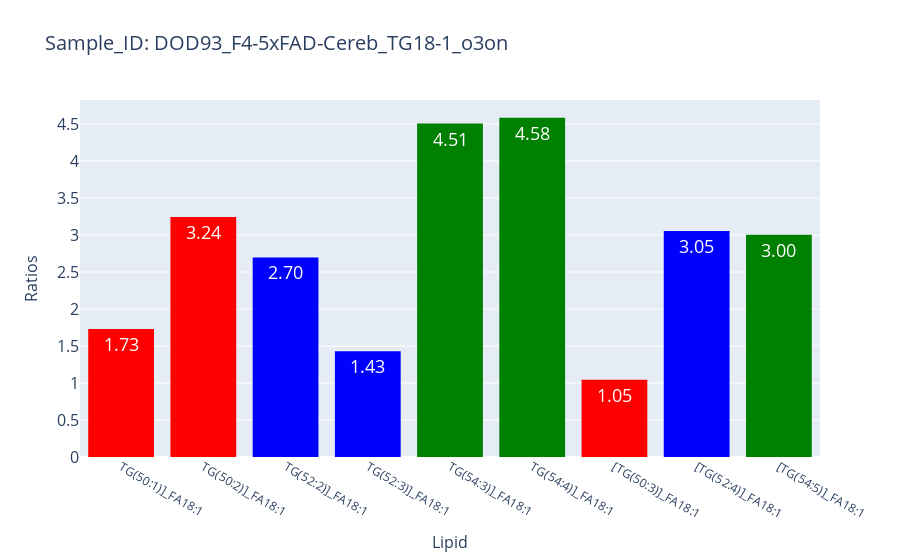
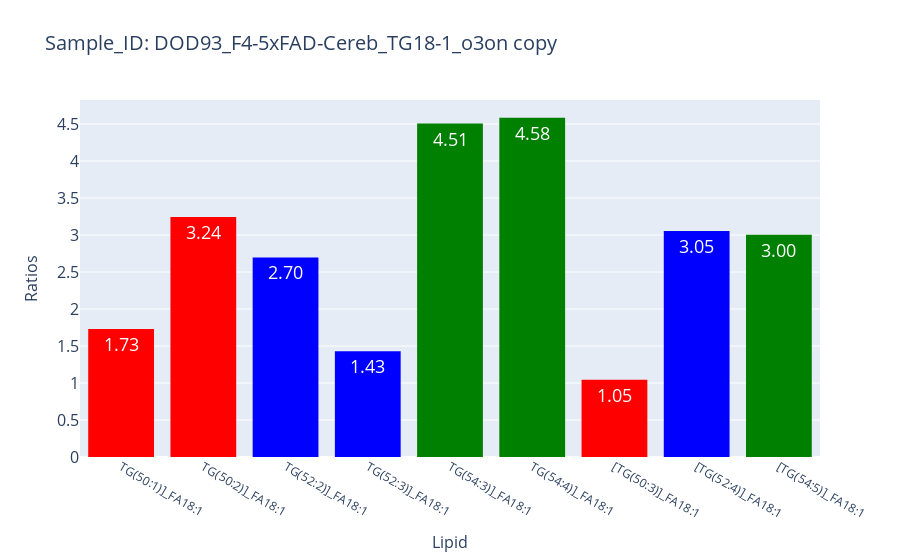
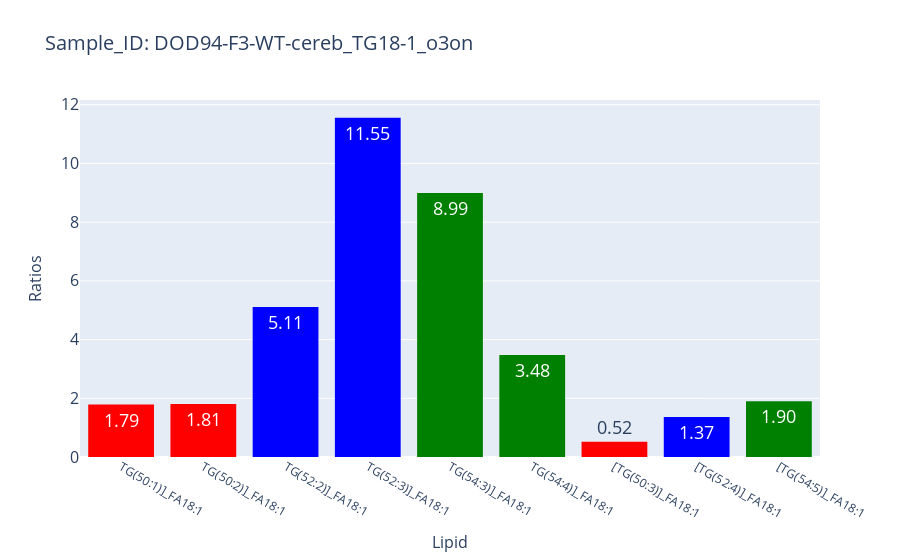
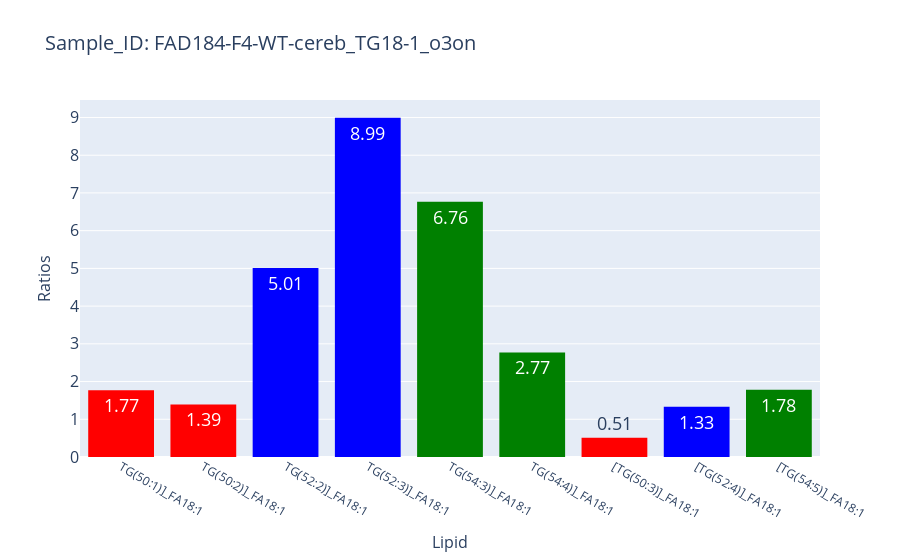

These figures' notebook cell, in order:
### Markdown cell above
Visualizations

### Code cell
import plotly.express as px
import os

# Create the "Plots" directory if it doesn't exist
os.makedirs("Projects/04_29_23/Plots/filtered_lipids/", exist_ok=True)


# Define color mappings for Lipid patterns
color_mapping = {
    '50': 'red',
    '51': 'brown',
    '52': 'blue',
    '53': 'purple',
    '54': 'green',
}

# Get the unique Sample_IDs
sample_ids = df_matched_6['Sample_ID'].unique()

# Loop over the unique Sample_IDs
for sample_id in sample_ids:
    
    # Filter the dataframe for the current Sample_ID
    df_sample = df_matched_6[df_matched_6['Sample_ID'] == sample_id]
    
    # Assign colors to Lipids based on patterns
    lipid_colors = []
    for lipid in df_sample['Lipid']:
        color = 'gray'  # Default color
        for pattern, pattern_color in color_mapping.items():
            if pattern in lipid:
                color = pattern_color
                break
        lipid_colors.append(color)
    
    # Create the bar plot
    fig = px.bar(df_sample, x='Lipid', y='Ratios', text='Ratios', title=f'Bar Plot for Sample_ID: {sample_id}',
                 color_discrete_map=color_mapping)
    
    # Apply colors to the bars
    fig.update_traces(
        marker_color=lipid_colors,
        texttemplate='%{text:.2f}',
        textposition='auto',
        marker_line_width=0
    )
    
    # Customize the layout
    fig.update_layout(
        uniformtext_minsize=18,
        uniformtext_mode='hide',
        xaxis=dict(
            title='Lipid',
            titlefont=dict(size=16)
        ),
        yaxis=dict(
            title='Ratios',
            titlefont=dict(size=16),
            tickfont=dict(size=16)  # Set the font size of y-axis labels
        ),
        legend=dict(
            title='Lipid Patterns',
            tracegroupgap=50,
            itemsizing='constant'
        ),
        title=dict(
            text=f'Sample_ID: {sample_id}',
            font=dict(size=20)  # Set the title font size
        )
    )
    # Save the plot as an image
    file_name = f"Projects/04_29_23/Plots/filtered_lipids/plot_{sample_id}.png"

    # Check if the file already exists
    index = 1
    while os.path.exists(file_name):
        file_name = f"Projects/04_29_23/Plots/filtered_lipids/plot_{sample_id}_{index}.png"
        index += 1

    #fig.write_image(file_name)
    # Show plot
    fig.show()

### Figure 1 — Plotly figure (JSON) as saved in the notebook; plotly's stock layout.template omitted (floating-point values rounded to 4 significant figures)
{"data": [{"alignmentgroup": "True", "hovertemplate": "Lipid=%{x}<br>Ratios=%{text}<extra></extra>", "legendgroup": "", "marker": {"color": ["red", "red", "red", "red", "red", "red", "red", "red", "blue", "blue", "blue", "blue", "blue", "blue", "blue", "blue", "green", "green", "green", "green", "green", "green", "green", "green", "green", "green", "red", "red", "red", "red", "blue", "blue", "blue", "blue", "green", "green", "green", "green"], "line": {"width": 0}}, "name": "", "offsetgroup": "", "orientation": "v", "showlegend": false, "text": [1.73, null, null, null, 3.244, null, null, null, 2.697, null, null, null, 1.428, null, null, null, 4.507, null, null, null, null, 4.584, null, null, null, null, 1.046, null, null, null, 3.053, null, null, null, 3.004, null, null, null], "textposition": "auto", "texttemplate": "%{text:.2f}", "type": "bar", "x": ["TG(50:1)]_FA18:1", "TG(50:1)]_FA18:1", "TG(50:1)]_FA18:1", "TG(50:1)]_FA18:1", "TG(50:2)]_FA18:1", "TG(50:2)]_FA18:1", "TG(50:2)]_FA18:1", "TG(50:2)]_FA18:1", "TG(52:2)]_FA18:1", "TG(52:2)]_FA18:1", "TG(52:2)]_FA18:1", "TG(52:2)]_FA18:1", "TG(52:3)]_FA18:1", "TG(52:3)]_FA18:1", "TG(52:3)]_FA18:1", "TG(52:3)]_FA18:1", "TG(54:3)]_FA18:1", "TG(54:3)]_FA18:1", "TG(54:3)]_FA18:1", "TG(54:3)]_FA18:1", "TG(54:3)]_FA18:1", "TG(54:4)]_FA18:1", "TG(54:4)]_FA18:1", "TG(54:4)]_FA18:1", "TG(54:4)]_FA18:1", "TG(54:4)]_FA18:1", "[TG(50:3)]_FA18:1", "[TG(50:3)]_FA18:1", "[TG(50:3)]_FA18:1", "[TG(50:3)]_FA18:1", "[TG(52:4)]_FA18:1", "[TG(52:4)]_FA18:1", "[TG(52:4)]_FA18:1", "[TG(52:4)]_FA18:1", "[TG(54:5)]_FA18:1", "[TG(54:5)]_FA18:1", "[TG(54:5)]_FA18:1", "[TG(54:5)]_FA18:1"], "xaxis": "x", "y": [1.73, null, null, null, 3.244, null, null, null, 2.697, null, null, null, 1.428, null, null, null, 4.507, null, null, null, null, 4.584, null, null, null, null, 1.046, null, null, null, 3.053, null, null, null, 3.004, null, null, null], "yaxis": "y"}], "layout": {"barmode": "relative", "legend": {"itemsizing": "constant", "title": {"text": "Lipid Patterns"}, "tracegroupgap": 50}, "title": {"font": {"size": 20}, "text": "Sample_ID: DOD93_F4-5xFAD-Cereb_TG18-1_o3on"}, "uniformtext": {"minsize": 18, "mode": "hide"}, "xaxis": {"anchor": "y", "domain": [0, 1], "title": {"font": {"size": 16}, "text": "Lipid"}}, "yaxis": {"anchor": "x", "domain": [0, 1], "tickfont": {"size": 16}, "title": {"font": {"size": 16}, "text": "Ratios"}}}}

### Figure 2 — Plotly figure (JSON) as saved in the notebook; plotly's stock layout.template omitted (floating-point values rounded to 4 significant figures)
{"data": [{"alignmentgroup": "True", "hovertemplate": "Lipid=%{x}<br>Ratios=%{text}<extra></extra>", "legendgroup": "", "marker": {"color": ["red", "red", "red", "red", "red", "red", "red", "red", "blue", "blue", "blue", "blue", "blue", "blue", "blue", "blue", "green", "green", "green", "green", "green", "green", "green", "green", "red", "red", "red", "red", "blue", "blue", "blue", "blue", "green", "green", "green", "green"], "line": {"width": 0}}, "name": "", "offsetgroup": "", "orientation": "v", "showlegend": false, "text": [1.73, null, null, null, 3.244, null, null, null, 2.697, null, null, null, 1.428, null, null, null, 4.507, null, null, null, 4.584, null, null, null, 1.046, null, null, null, 3.053, null, null, null, 3.004, null, null, null], "textposition": "auto", "texttemplate": "%{text:.2f}", "type": "bar", "x": ["TG(50:1)]_FA18:1", "TG(50:1)]_FA18:1", "TG(50:1)]_FA18:1", "TG(50:1)]_FA18:1", "TG(50:2)]_FA18:1", "TG(50:2)]_FA18:1", "TG(50:2)]_FA18:1", "TG(50:2)]_FA18:1", "TG(52:2)]_FA18:1", "TG(52:2)]_FA18:1", "TG(52:2)]_FA18:1", "TG(52:2)]_FA18:1", "TG(52:3)]_FA18:1", "TG(52:3)]_FA18:1", "TG(52:3)]_FA18:1", "TG(52:3)]_FA18:1", "TG(54:3)]_FA18:1", "TG(54:3)]_FA18:1", "TG(54:3)]_FA18:1", "TG(54:3)]_FA18:1", "TG(54:4)]_FA18:1", "TG(54:4)]_FA18:1", "TG(54:4)]_FA18:1", "TG(54:4)]_FA18:1", "[TG(50:3)]_FA18:1", "[TG(50:3)]_FA18:1", "[TG(50:3)]_FA18:1", "[TG(50:3)]_FA18:1", "[TG(52:4)]_FA18:1", "[TG(52:4)]_FA18:1", "[TG(52:4)]_FA18:1", "[TG(52:4)]_FA18:1", "[TG(54:5)]_FA18:1", "[TG(54:5)]_FA18:1", "[TG(54:5)]_FA18:1", "[TG(54:5)]_FA18:1"], "xaxis": "x", "y": [1.73, null, null, null, 3.244, null, null, null, 2.697, null, null, null, 1.428, null, null, null, 4.507, null, null, null, 4.584, null, null, null, 1.046, null, null, null, 3.053, null, null, null, 3.004, null, null, null], "yaxis": "y"}], "layout": {"barmode": "relative", "legend": {"itemsizing": "constant", "title": {"text": "Lipid Patterns"}, "tracegroupgap": 50}, "title": {"font": {"size": 20}, "text": "Sample_ID: DOD93_F4-5xFAD-Cereb_TG18-1_o3on copy"}, "uniformtext": {"minsize": 18, "mode": "hide"}, "xaxis": {"anchor": "y", "domain": [0, 1], "title": {"font": {"size": 16}, "text": "Lipid"}}, "yaxis": {"anchor": "x", "domain": [0, 1], "tickfont": {"size": 16}, "title": {"font": {"size": 16}, "text": "Ratios"}}}}

### Figure 3 — Plotly figure (JSON) as saved in the notebook; plotly's stock layout.template omitted (floating-point values rounded to 4 significant figures)
{"data": [{"alignmentgroup": "True", "hovertemplate": "Lipid=%{x}<br>Ratios=%{text}<extra></extra>", "legendgroup": "", "marker": {"color": ["red", "red", "red", "red", "red", "red", "red", "red", "blue", "blue", "blue", "blue", "blue", "blue", "blue", "blue", "green", "green", "green", "green", "green", "green", "green", "green", "green", "green", "red", "red", "red", "red", "blue", "blue", "blue", "blue", "green", "green", "green", "green"], "line": {"width": 0}}, "name": "", "offsetgroup": "", "orientation": "v", "showlegend": false, "text": [1.786, null, null, null, 1.808, null, null, null, 5.114, null, null, null, 11.55, null, null, null, 8.991, null, null, null, null, 3.475, null, null, null, null, 0.5177, null, null, null, 1.365, null, null, null, 1.897, null, null, null], "textposition": "auto", "texttemplate": "%{text:.2f}", "type": "bar", "x": ["TG(50:1)]_FA18:1", "TG(50:1)]_FA18:1", "TG(50:1)]_FA18:1", "TG(50:1)]_FA18:1", "TG(50:2)]_FA18:1", "TG(50:2)]_FA18:1", "TG(50:2)]_FA18:1", "TG(50:2)]_FA18:1", "TG(52:2)]_FA18:1", "TG(52:2)]_FA18:1", "TG(52:2)]_FA18:1", "TG(52:2)]_FA18:1", "TG(52:3)]_FA18:1", "TG(52:3)]_FA18:1", "TG(52:3)]_FA18:1", "TG(52:3)]_FA18:1", "TG(54:3)]_FA18:1", "TG(54:3)]_FA18:1", "TG(54:3)]_FA18:1", "TG(54:3)]_FA18:1", "TG(54:3)]_FA18:1", "TG(54:4)]_FA18:1", "TG(54:4)]_FA18:1", "TG(54:4)]_FA18:1", "TG(54:4)]_FA18:1", "TG(54:4)]_FA18:1", "[TG(50:3)]_FA18:1", "[TG(50:3)]_FA18:1", "[TG(50:3)]_FA18:1", "[TG(50:3)]_FA18:1", "[TG(52:4)]_FA18:1", "[TG(52:4)]_FA18:1", "[TG(52:4)]_FA18:1", "[TG(52:4)]_FA18:1", "[TG(54:5)]_FA18:1", "[TG(54:5)]_FA18:1", "[TG(54:5)]_FA18:1", "[TG(54:5)]_FA18:1"], "xaxis": "x", "y": [1.786, null, null, null, 1.808, null, null, null, 5.114, null, null, null, 11.55, null, null, null, 8.991, null, null, null, null, 3.475, null, null, null, null, 0.5177, null, null, null, 1.365, null, null, null, 1.897, null, null, null], "yaxis": "y"}], "layout": {"barmode": "relative", "legend": {"itemsizing": "constant", "title": {"text": "Lipid Patterns"}, "tracegroupgap": 50}, "title": {"font": {"size": 20}, "text": "Sample_ID: DOD94-F3-WT-cereb_TG18-1_o3on"}, "uniformtext": {"minsize": 18, "mode": "hide"}, "xaxis": {"anchor": "y", "domain": [0, 1], "title": {"font": {"size": 16}, "text": "Lipid"}}, "yaxis": {"anchor": "x", "domain": [0, 1], "tickfont": {"size": 16}, "title": {"font": {"size": 16}, "text": "Ratios"}}}}

### Figure 4 — Plotly figure (JSON) as saved in the notebook; plotly's stock layout.template omitted (floating-point values rounded to 4 significant figures)
{"data": [{"alignmentgroup": "True", "hovertemplate": "Lipid=%{x}<br>Ratios=%{text}<extra></extra>", "legendgroup": "", "marker": {"color": ["red", "red", "red", "red", "red", "red", "red", "red", "blue", "blue", "blue", "blue", "blue", "blue", "blue", "blue", "green", "green", "green", "green", "green", "green", "green", "green", "green", "green", "red", "red", "red", "red", "blue", "blue", "blue", "blue", "green", "green", "green", "green"], "line": {"width": 0}}, "name": "", "offsetgroup": "", "orientation": "v", "showlegend": false, "text": [1.773, null, null, null, 1.392, null, null, null, 5.011, null, null, null, 8.99, null, null, null, 6.764, null, null, null, null, 2.772, null, null, null, null, 0.5093, null, null, null, 1.33, null, null, null, 1.782, null, null, null], "textposition": "auto", "texttemplate": "%{text:.2f}", "type": "bar", "x": ["TG(50:1)]_FA18:1", "TG(50:1)]_FA18:1", "TG(50:1)]_FA18:1", "TG(50:1)]_FA18:1", "TG(50:2)]_FA18:1", "TG(50:2)]_FA18:1", "TG(50:2)]_FA18:1", "TG(50:2)]_FA18:1", "TG(52:2)]_FA18:1", "TG(52:2)]_FA18:1", "TG(52:2)]_FA18:1", "TG(52:2)]_FA18:1", "TG(52:3)]_FA18:1", "TG(52:3)]_FA18:1", "TG(52:3)]_FA18:1", "TG(52:3)]_FA18:1", "TG(54:3)]_FA18:1", "TG(54:3)]_FA18:1", "TG(54:3)]_FA18:1", "TG(54:3)]_FA18:1", "TG(54:3)]_FA18:1", "TG(54:4)]_FA18:1", "TG(54:4)]_FA18:1", "TG(54:4)]_FA18:1", "TG(54:4)]_FA18:1", "TG(54:4)]_FA18:1", "[TG(50:3)]_FA18:1", "[TG(50:3)]_FA18:1", "[TG(50:3)]_FA18:1", "[TG(50:3)]_FA18:1", "[TG(52:4)]_FA18:1", "[TG(52:4)]_FA18:1", "[TG(52:4)]_FA18:1", "[TG(52:4)]_FA18:1", "[TG(54:5)]_FA18:1", "[TG(54:5)]_FA18:1", "[TG(54:5)]_FA18:1", "[TG(54:5)]_FA18:1"], "xaxis": "x", "y": [1.773, null, null, null, 1.392, null, null, null, 5.011, null, null, null, 8.99, null, null, null, 6.764, null, null, null, null, 2.772, null, null, null, null, 0.5093, null, null, null, 1.33, null, null, null, 1.782, null, null, null], "yaxis": "y"}], "layout": {"barmode": "relative", "legend": {"itemsizing": "constant", "title": {"text": "Lipid Patterns"}, "tracegroupgap": 50}, "title": {"font": {"size": 20}, "text": "Sample_ID: FAD184-F4-WT-cereb_TG18-1_o3on"}, "uniformtext": {"minsize": 18, "mode": "hide"}, "xaxis": {"anchor": "y", "domain": [0, 1], "title": {"font": {"size": 16}, "text": "Lipid"}}, "yaxis": {"anchor": "x", "domain": [0, 1], "tickfont": {"size": 16}, "title": {"font": {"size": 16}, "text": "Ratios"}}}}
